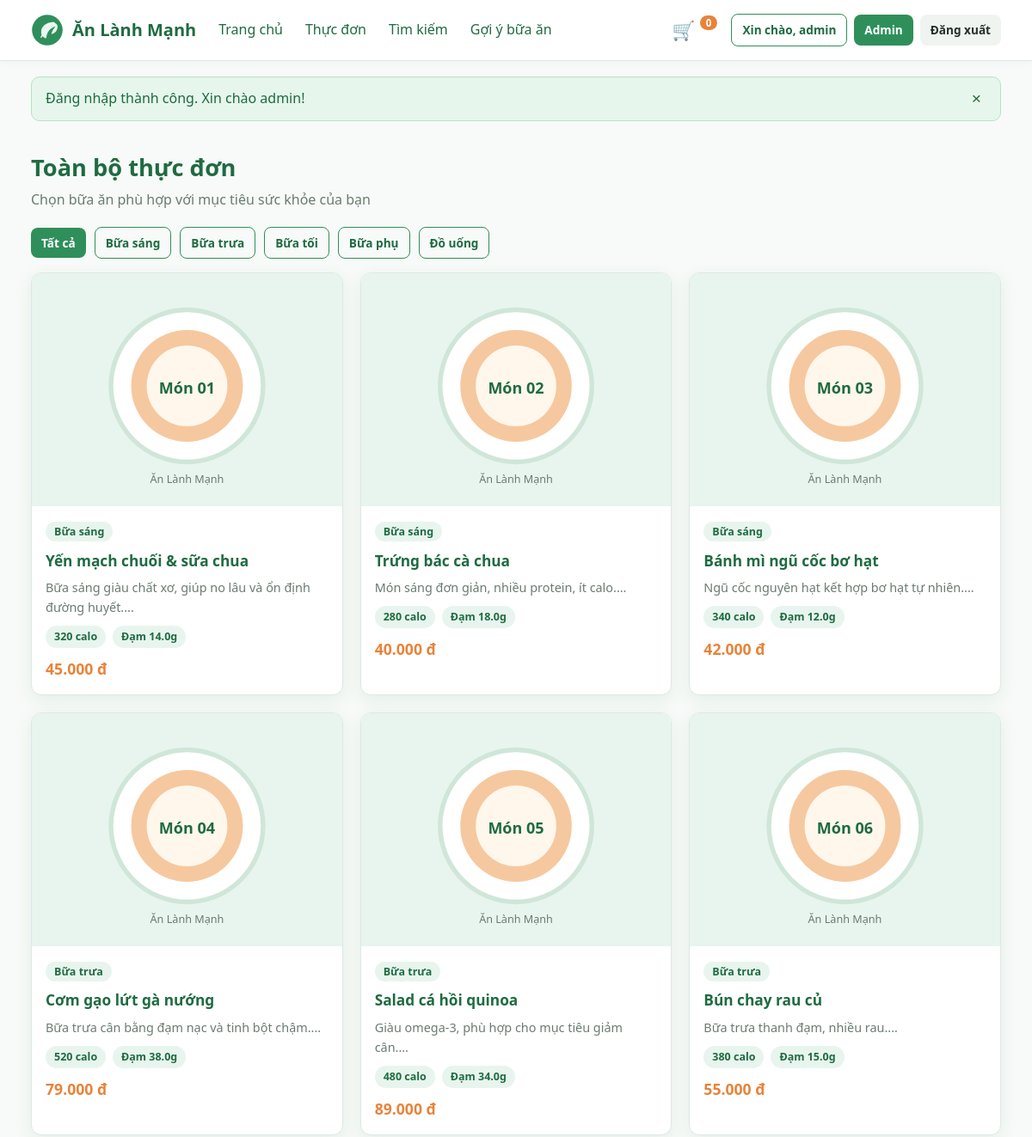
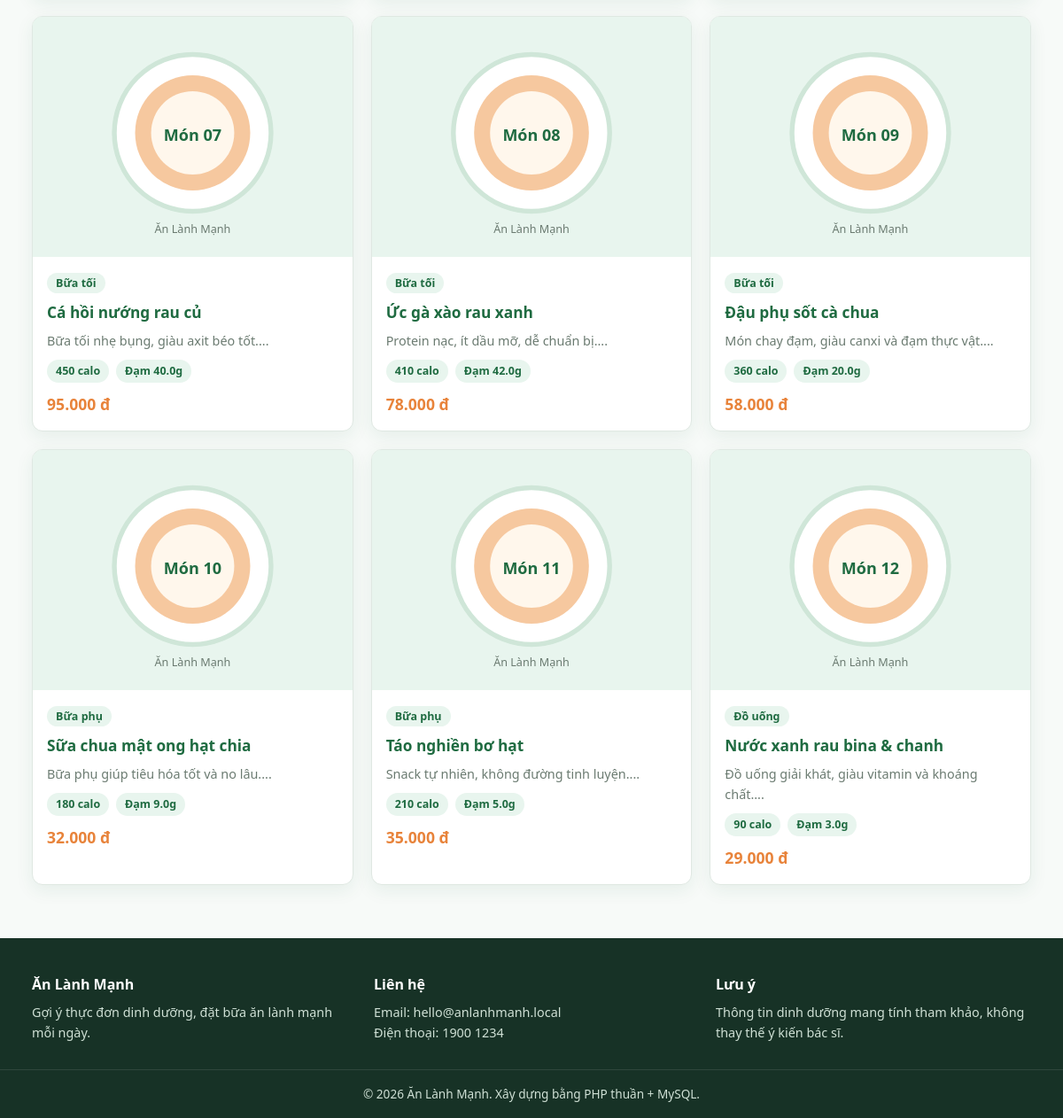
The page /danhmuc.php (signed in) on the database its author committed (2 pictures, top to bottom).
### tables this page shows
CREATE TABLE danh_muc (
    id INT AUTO_INCREMENT PRIMARY KEY,
    ten VARCHAR(100) NOT NULL,
    slug VARCHAR(100) NOT NULL UNIQUE,
    mo_ta TEXT,
    created_at TIMESTAMP DEFAULT CURRENT_TIMESTAMP
);

CREATE TABLE mon_an (
    id INT AUTO_INCREMENT PRIMARY KEY,
    ten VARCHAR(200) NOT NULL,
    slug VARCHAR(200) NOT NULL UNIQUE,
    id_danh_muc INT NOT NULL,
    id_nguon INT NOT NULL,
    mo_ta TEXT,
    nguyen_lieu TEXT,
    calo INT NOT NULL DEFAULT 0,
    protein DECIMAL(5,1) NOT NULL DEFAULT 0,
    carb DECIMAL(5,1) NOT NULL DEFAULT 0,
    fat DECIMAL(5,1) NOT NULL DEFAULT 0,
    gia DECIMAL(10,2) NOT NULL DEFAULT 0,
    hinh_anh VARCHAR(255) NOT NULL DEFAULT 'images/product/default.svg',
    trang_thai TINYINT(1) NOT NULL DEFAULT 1,
    luot_xem INT NOT NULL DEFAULT 0,
    created_at TIMESTAMP DEFAULT CURRENT_TIMESTAMP,
    FOREIGN KEY (id_danh_muc) REFERENCES danh_muc(id) ON DELETE CASCADE,
    FOREIGN KEY (id_nguon) REFERENCES nguon_cong_thuc(id) ON DELETE CASCADE
);

### danhmuc.php (the view, shortened to what this page needs)
<?php
require __DIR__ . '/includes/db.php';
$slug = $_GET['slug'] ?? '';
$current = null;
if ($slug !== '') {
    $stmt = $pdo->prepare('SELECT * FROM danh_muc WHERE slug = ?');
    $stmt->execute([$slug]);
    $current = $stmt->fetch();
    if (!$current) {
        flash('Danh mục không tồn tại.', 'danger');
        redirect('danhmuc.php');
    }
    $stmt = $pdo->prepare("
        SELECT m.*, dm.ten AS danh_muc
        FROM mon_an m JOIN danh_muc dm ON m.id_danh_muc = dm.id
        WHERE m.trang_thai = 1 AND dm.slug = ?
        ORDER BY m.id
    ");
    $stmt->execute([$slug]);
} else {
    $stmt = $pdo->query("
        SELECT m.*, dm.ten AS danh_muc
        FROM mon_an m JOIN danh_muc dm ON m.id_danh_muc = dm.id
        WHERE m.trang_thai = 1
        ORDER BY dm.id, m.id
    ");
}
$mon_ans = $stmt->fetchAll();
$categories = $pdo->query('SELECT * FROM danh_muc ORDER BY id')->fetchAll();
include __DIR__ . '/includes/header.php';
?>
<section>
    <div class="section-head">
        <div>
            <h1><?= $current ? e($current['ten']) : 'Toàn bộ thực đơn' ?></h1>
            <p><?= $current ? e($current['mo_ta']) : 'Chọn bữa ăn phù hợp với mục tiêu sức khỏe của bạn' ?></p>
        </div>
    </div>
    <div class="toolbar">
        <a href="danhmuc.php" class="btn btn-sm <?= !$current ? 'btn-primary' : 'btn-outline' ?>">Tất cả</a>
        <?php foreach ($categories as $c): ?>
            <a href="danhmuc.php?slug=<?= e($c['slug']) ?>"
               class="btn btn-sm <?= $current && $current['id'] == $c['id'] ? 'btn-primary' : 'btn-outline' ?>">
                <?= e($c['ten']) ?>
            </a>
        <?php endforeach; ?>
    </div>
    <?php if (!$mon_ans): ?>
        <div class="empty-state"><div class="emoji">🥗</div><p>Chưa có món ăn trong danh mục này.</p></div>
    <?php else: ?>
        <div class="grid grid-3">
            <?php foreach ($mon_ans as $m): ?>
                <article class="card">
                    <a href="monan.php?id=<?= (int)$m['id'] ?>">
                        <img class="card-img" src="<?= e($m['hinh_anh']) ?>" alt="<?= e($m['ten']) ?>">
                    </a>
                    <div class="card-body">
                        <span class="pill"><?= e($m['danh_muc']) ?></span>
                        <h3 style="margin-top:8px"><a href="monan.php?id=<?= (int)$m['id'] ?>"><?= e($m['ten']) ?></a></h3>
                        <p><?= e(mb_substr($m['mo_ta'], 0, 65)) ?>...</p>
                        <div class="meta">
                            <span class="pill"><?= (int)$m['calo'] ?> calo</span>
                            <span class="pill">Đạm <?= e($m['protein']) ?>g</span>
                        </div>
                        <div class="card-price" style="margin-top:10px"><?= money($m['gia']) ?></div>
                    </div>
                </article>
            <?php endforeach; ?>
        </div>
    <?php endif; ?>
</section>
<?php include __DIR__ . '/includes/footer.php'; ?>

### css/style.css (style rules this page uses)
:root { --green: #2f8f5b; --green-dark: #1f6b41; --green-light: #e8f5ee; --orange: #e8833a; --text: #243129; --muted: #6b7b71; --bg: #f7faf8; --white: #fff; --border: #dfe8e2; --danger: #d64545; --warning: #d99a1c; --radius: 12px; --shadow: 0 6px 20px rgba(31, 107, 65, .08); }
* { box-sizing: border-box; }
html { scroll-behavior: smooth; }
body { margin: 0; font-family: "Segoe UI", Roboto, Helvetica, Arial, sans-serif; color: var(--text); background: var(--bg); line-height: 1.6; }
a { color: var(--green-dark); text-decoration: none; }
img { max-width: 100%; display: block; }
.btn { display: inline-block; border: 0; border-radius: 8px; cursor: pointer; padding: 10px 18px; font-size: .95rem; font-weight: 600; text-align: center; transition: .18s ease; font-family: inherit; }
.btn-sm { padding: 7px 12px; font-size: .85rem; }
.btn-primary { background: var(--green); color: #fff; }
.btn-outline { background: transparent; color: var(--green-dark); border: 1px solid var(--green); }
section { margin: 32px 0; }
.section-head { display: flex; align-items: end; justify-content: space-between; gap: 12px; margin-bottom: 18px; }
.section-head h1, .section-head h2 { margin: 0; font-size: 1.7rem; color: var(--green-dark); }
.section-head p { margin: 4px 0 0; color: var(--muted); }
.grid { display: grid; gap: 20px; }
.grid-3 { grid-template-columns: repeat(3, minmax(0, 1fr)); }
.card { background: var(--white); border: 1px solid var(--border); border-radius: var(--radius); overflow: hidden; box-shadow: var(--shadow); transition: .2s ease; }
.card-img { aspect-ratio: 4/3; object-fit: cover; width: 100%; background: var(--green-light); }
.card-body { padding: 16px; }
.card-body h3 { margin: 0 0 6px; font-size: 1.08rem; }
.card-body p { color: var(--muted); font-size: .9rem; margin: 0 0 10px; }
.card-price { color: var(--orange); font-weight: 700; font-size: 1.1rem; }
.meta { display: flex; flex-wrap: wrap; gap: 8px; margin-top: 10px; }
.pill { background: var(--green-light); color: var(--green-dark); border-radius: 999px; padding: 3px 10px; font-size: .78rem; font-weight: 600; }
.toolbar { display: flex; gap: 10px; flex-wrap: wrap; align-items: center; margin-bottom: 16px; }

### rows shown on the page
danh_muc: ten "Bữa sáng"
danh_muc: ten "Bữa trưa"
danh_muc: ten "Bữa tối"
danh_muc: ten "Bữa phụ"
danh_muc: ten "Đồ uống"
mon_an: hinh_anh (picture), id_danh_muc.ten "Bữa sáng", ten "Yến mạch chuối & sữa chua", mo_ta "Bữa sáng giàu chất xơ, giúp no lâu và ổn định đường huyết.", calo "320", protein "14.0", gia "45.000 đ"
mon_an: hinh_anh (picture), id_danh_muc.ten "Bữa sáng", ten "Trứng bác cà chua", mo_ta "Món sáng đơn giản, nhiều protein, ít calo.", calo "280", protein "18.0", gia "40.000 đ"
mon_an: hinh_anh (picture), id_danh_muc.ten "Bữa sáng", ten "Bánh mì ngũ cốc bơ hạt", mo_ta "Ngũ cốc nguyên hạt kết hợp bơ hạt tự nhiên.", calo "340", protein "12.0", gia "42.000 đ"
mon_an: hinh_anh (picture), id_danh_muc.ten "Bữa trưa", ten "Cơm gạo lứt gà nướng", mo_ta "Bữa trưa cân bằng đạm nạc và tinh bột chậm.", calo "520", protein "38.0", gia "79.000 đ"
mon_an: hinh_anh (picture), id_danh_muc.ten "Bữa trưa", ten "Salad cá hồi quinoa", mo_ta "Giàu omega-3, phù hợp cho mục tiêu giảm cân.", calo "480", protein "34.0", gia "89.000 đ"
mon_an: hinh_anh (picture), id_danh_muc.ten "Bữa trưa", ten "Bún chay rau củ", mo_ta "Bữa trưa thanh đạm, nhiều rau.", calo "380", protein "15.0", gia "55.000 đ"
mon_an: hinh_anh (picture), id_danh_muc.ten "Bữa tối", ten "Cá hồi nướng rau củ", mo_ta "Bữa tối nhẹ bụng, giàu axit béo tốt.", calo "450", protein "40.0", gia "95.000 đ"
mon_an: hinh_anh (picture), id_danh_muc.ten "Bữa tối", ten "Ức gà xào rau xanh", mo_ta "Protein nạc, ít dầu mỡ, dễ chuẩn bị.", calo "410", protein "42.0", gia "78.000 đ"
mon_an: hinh_anh (picture), id_danh_muc.ten "Bữa tối", ten "Đậu phụ sốt cà chua", mo_ta "Món chay đạm, giàu canxi và đạm thực vật.", calo "360", protein "20.0", gia "58.000 đ"
mon_an: hinh_anh (picture), id_danh_muc.ten "Bữa phụ", ten "Sữa chua mật ong hạt chia", mo_ta "Bữa phụ giúp tiêu hóa tốt và no lâu.", calo "180", protein "9.0", gia "32.000 đ"
mon_an: hinh_anh (picture), id_danh_muc.ten "Bữa phụ", ten "Táo nghiền bơ hạt", mo_ta "Snack tự nhiên, không đường tinh luyện.", calo "210", protein "5.0", gia "35.000 đ"
mon_an: hinh_anh (picture), id_danh_muc.ten "Đồ uống", ten "Nước xanh rau bina & chanh", mo_ta "Đồ uống giải khát, giàu vitamin và khoáng chất.", calo "90", protein "3.0", gia "29.000 đ"

### other values the page prints
cart_count() "0"
$_SESSION['ho_ten'] "admin"
$f['message'] "Đăng nhập thành công. Xin chào admin!"
